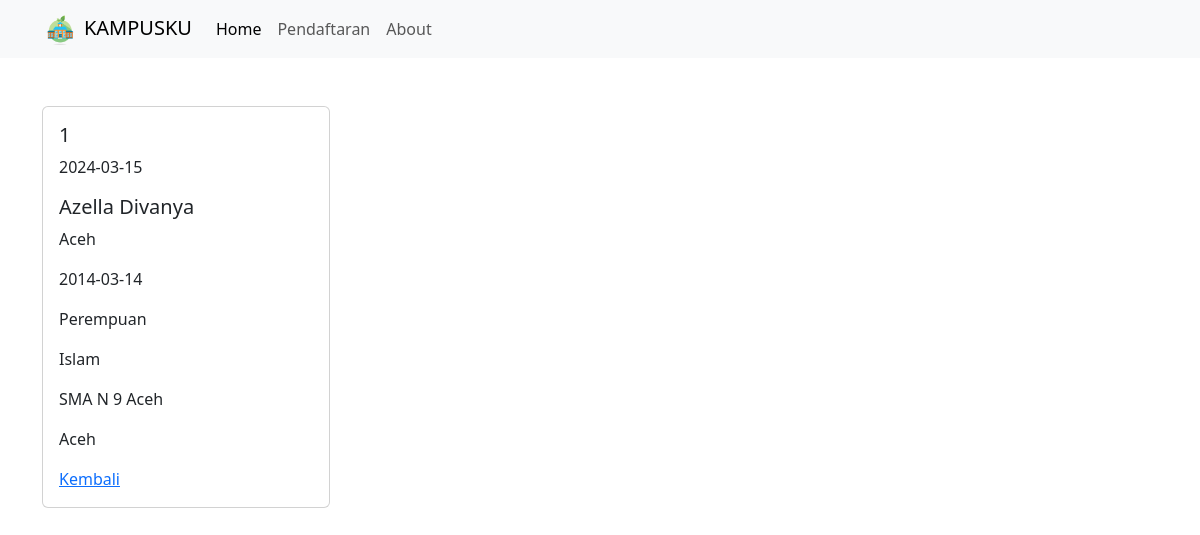
Screenshot of /public/pendaftaran/detail/1 with the database file from the repository.
### tables this page shows
CREATE TABLE `pendaftaran` (
  `no_pendaftaran` int(10) NOT NULL,
  `tanggal_daftar` date NOT NULL,
  `nama` varchar(40) NOT NULL,
  `tempat_lahir` varchar(20) NOT NULL,
  `tanggal_lahir` date NOT NULL,
  `jenis_kelamin` varchar(20) NOT NULL,
  `agama` varchar(20) NOT NULL,
  `asal_sekolah` varchar(30) NOT NULL,
  `alamat` varchar(30) NOT NULL
);

### app/core/Controller.php (called while the page is built, shortened)
<?php
class Controller{
    public function view($view, $data = [])
    {
        require_once '../app/views/' . $view . '.php';
    }
    public function model($model)
    {
        return new $model;
    }
}

### app/controllers/Pendaftaran.php (called while the page is built, shortened)
<?php
class pendaftaran extends Controller {
    public function detail($no_pendaftaran)
    {
        $data['judul'] = 'Detail Pendaftaran';
        $data['pendaftaran'] = $this->model('Pendaftaran_model')->getPendaftaranById($no_pendaftaran);
        $this->view('pendaftaran/detail', $data);
    }
}

### app/core/App.php (called while the page is built, shortened)
<?php
class App{
    protected $method = 'index';
    protected $params = [];
    public function __construct()
    {
        $url = $this->parseURL();
        if (isset($url[0]) && file_exists('../app/controllers/' . $url[0] . '.php')) {
            unset($url[0]);
        }
        $this->controller = new $this->controller;
        if (isset($url[1])) {
            if (method_exists($this->controller, $url[1])) {
                $this->method = $url[1];
                unset($url[1]);
            }
        }
        if (!empty($url)) {
            $this->params = array_values($url);
        }
        call_user_func_array([$this->controller, $this->method], $this->params);
    }
    public function parseURL()
    {
        if(isset($_GET['url'])){
            $url = rtrim($_GET['url'], '/');
            $url = filter_var($url, FILTER_SANITIZE_URL);
            $url = explode('/', $url);
            return $url;
        }
    }
}

### public/index.php (called while the page is built, shortened)
<?php
$app = new App;

### app/core/Database.php (called while the page is built, shortened)
<?php
class Database
{
    private $host = DB_HOST;
    private $user = DB_USER;
    private $pass = DB_PASS;
    private $db_name = DB_NAME;
    private $dbh;
    private $stmt;
    public function __construct()
    {
        $dsn = 'mysql:host=' . $this->host . ';dbname=' . $this->db_name;
        $option = [
            PDO::ATTR_PERSISTENT => true,
            PDO::ATTR_ERRMODE => PDO::ERRMODE_EXCEPTION
        ];
        try {
            $this->dbh = new PDO($dsn, $this->user, $this->pass, $option);
        } catch (PDOException $e) {
            die($e->getMessage());
        }
    }
    public function query($query)
    {
        $this->stmt = $this->dbh->prepare($query);
    }
    public function bind($param, $value, $type = null)
    {
        if (is_null($type)) {
            switch (true) {
                default:
                    $type = PDO::PARAM_STR;
            }
        }
        $this->stmt->bindValue($param, $value, $type);
    }
    public function execute()
    {
        $this->stmt->execute();
    }
    public function resultSingle()
    {
        $this->execute();
        return $this->stmt->fetch(PDO::FETCH_ASSOC);
    }
}

### app/models/Pendaftaran_model.php (called while the page is built, shortened)
<?php
class Pendaftaran_model {
    private $table = 'pendaftaran';
    private $db ;
    public function __construct()
    {
        $this->db = new Database;
    }
    public function getPendaftaranById($no_pendaftaran)
{
    $this->db->query('SELECT * FROM ' . $this->table . ' WHERE no_pendaftaran=:no_pendaftaran');
    $this->db->bind(':no_pendaftaran', $no_pendaftaran);
    return $this->db->resultSingle();
}
}

### app/views/pendaftaran/detail.php (the view)
<div class="container mt-5">
    <div class="card" style="width: 18rem;">
    <div class="card-body">
        <h5 class="card-title"><?= $data['pendaftaran']['no_pendaftaran']; ?></h5>
        <p class="card-text"><?= $data['pendaftaran']['tanggal_daftar']; ?></p>
        <h5 class="card-title"><?= $data['pendaftaran']['nama']; ?></h5>
        <p class="card-text"><?= $data['pendaftaran']['tempat_lahir']; ?></p>
        <p class="card-text"><?= $data['pendaftaran']['tanggal_lahir']; ?></p>
        <p class="card-text"><?= $data['pendaftaran']['jenis_kelamin']; ?></p>
        <p class="card-text"><?= $data['pendaftaran']['agama']; ?></p>
        <p class="card-text"><?= $data['pendaftaran']['asal_sekolah']; ?></p>
        <p class="card-text"><?= $data['pendaftaran']['alamat']; ?></p>
        <a href="<?= BASEURL; ?>/pendaftaran" class="card-link">Kembali</a>
    </div>
    </div>
</div>

### rows the page displays
pendaftaran: no_pendaftaran "1", tanggal_daftar "2024-03-15", nama "Azella Divanya", tempat_lahir "Aceh", tanggal_lahir "2014-03-14", jenis_kelamin "Perempuan", agama "Islam", asal_sekolah "SMA N 9 Aceh", alamat "Aceh"
